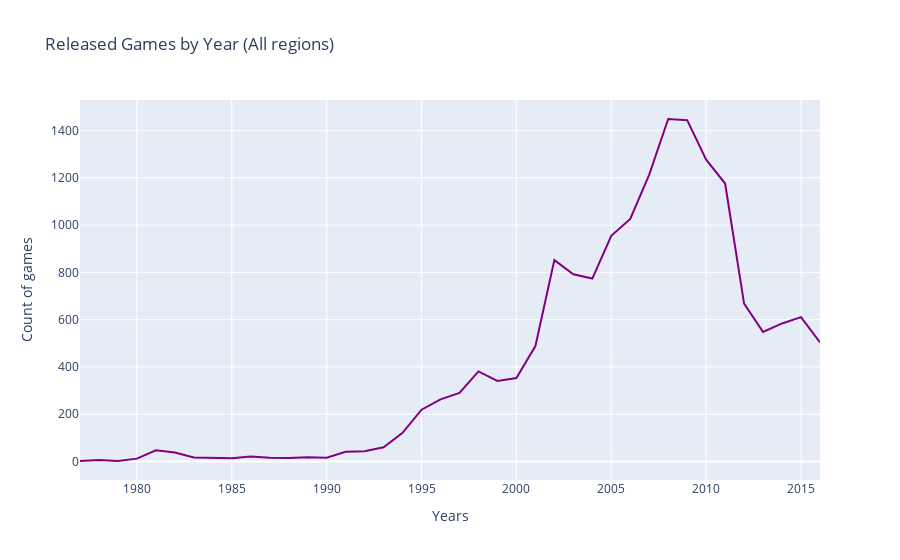

Here is the notebook cell this chart was saved with:
### Code cell
fig1 = px.line(df,x=games_by_year_df["year_of_release"],y=games_by_year_df["name"], color_discrete_sequence=["purple"] , title='Released Games by Year (All regions)')
fig1.update_layout(xaxis_title = 'Years' , yaxis_title= 'Count of games')

### Figure 1 — Plotly figure (JSON) as saved in the notebook; plotly's stock layout.template omitted (floating-point values rounded to 4 significant figures)
{"data": [{"hovertemplate": "x=%{x}<br>y=%{y}<extra></extra>", "legendgroup": "", "line": {"color": "purple", "dash": "solid"}, "marker": {"symbol": "circle"}, "mode": "lines", "name": "", "orientation": "v", "showlegend": false, "type": "scatter", "x": [1977, 1978, 1979, 1980, 1981, 1982, 1983, 1984, 1985, 1986, 1987, 1988, 1989, 1990, 1991, 1992, 1993, 1994, 1995, 1996, 1997, 1998, 1999, 2000, 2001, 2002, 2003, 2004, 2005, 2006, 2007, 2008, 2009, 2010, 2011, 2012, 2013, 2014, 2015, 2016], "xaxis": "x", "y": [2, 6, 2, 12, 47, 38, 17, 14, 14, 21, 16, 15, 18, 16, 41, 43, 60, 121, 219, 263, 290, 381, 341, 353, 488, 852, 792, 774, 955, 1026, 1214, 1449, 1444, 1277, 1176, 668, 548, 584, 611, 504], "yaxis": "y"}], "layout": {"legend": {"tracegroupgap": 0}, "title": {"text": "Released Games by Year (All regions)"}, "xaxis": {"anchor": "y", "domain": [0, 1], "title": {"text": "Years"}}, "yaxis": {"anchor": "x", "domain": [0, 1], "title": {"text": "Count of games"}}}}
